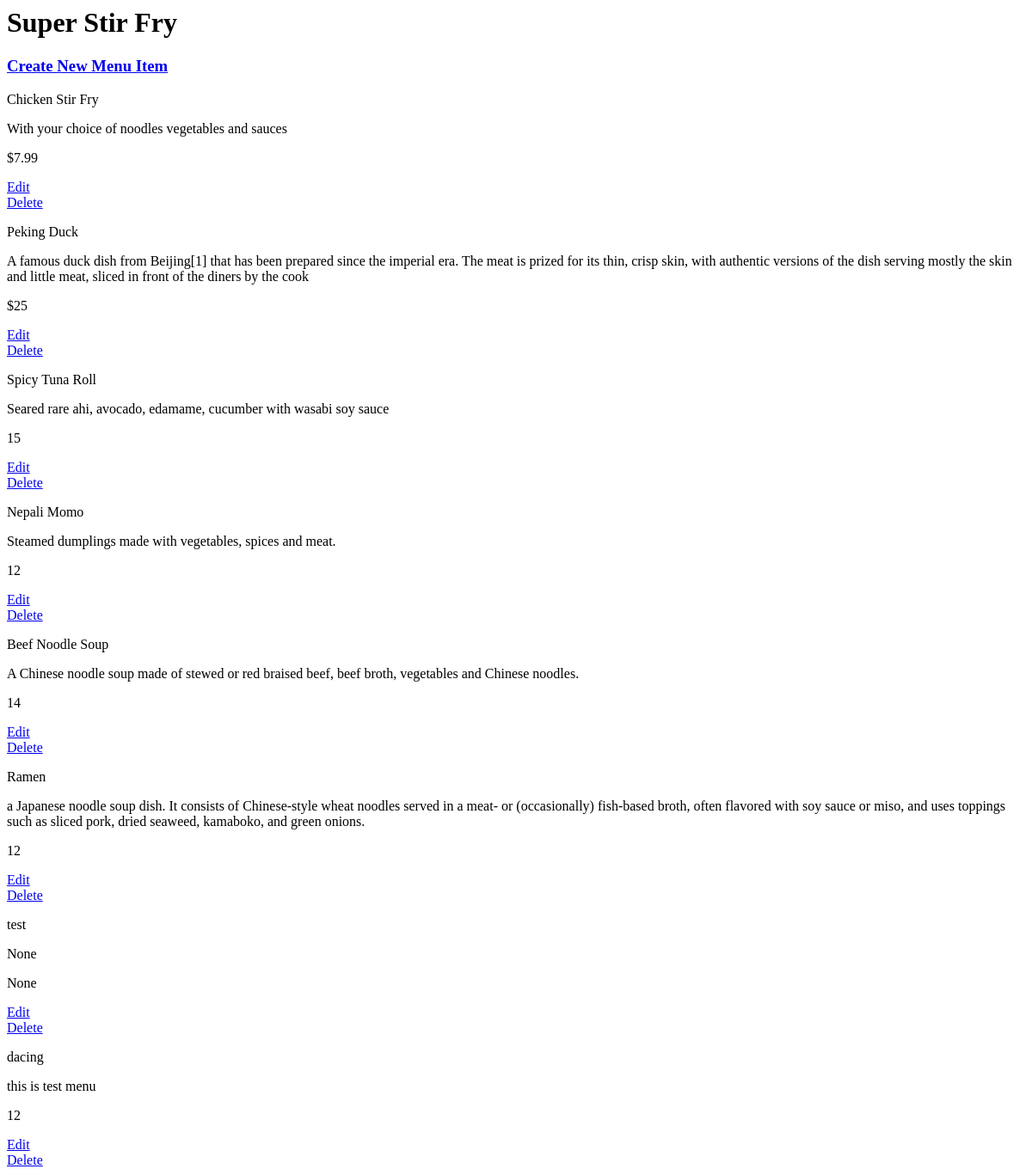
Before: /restaurants/2 with the older database file.
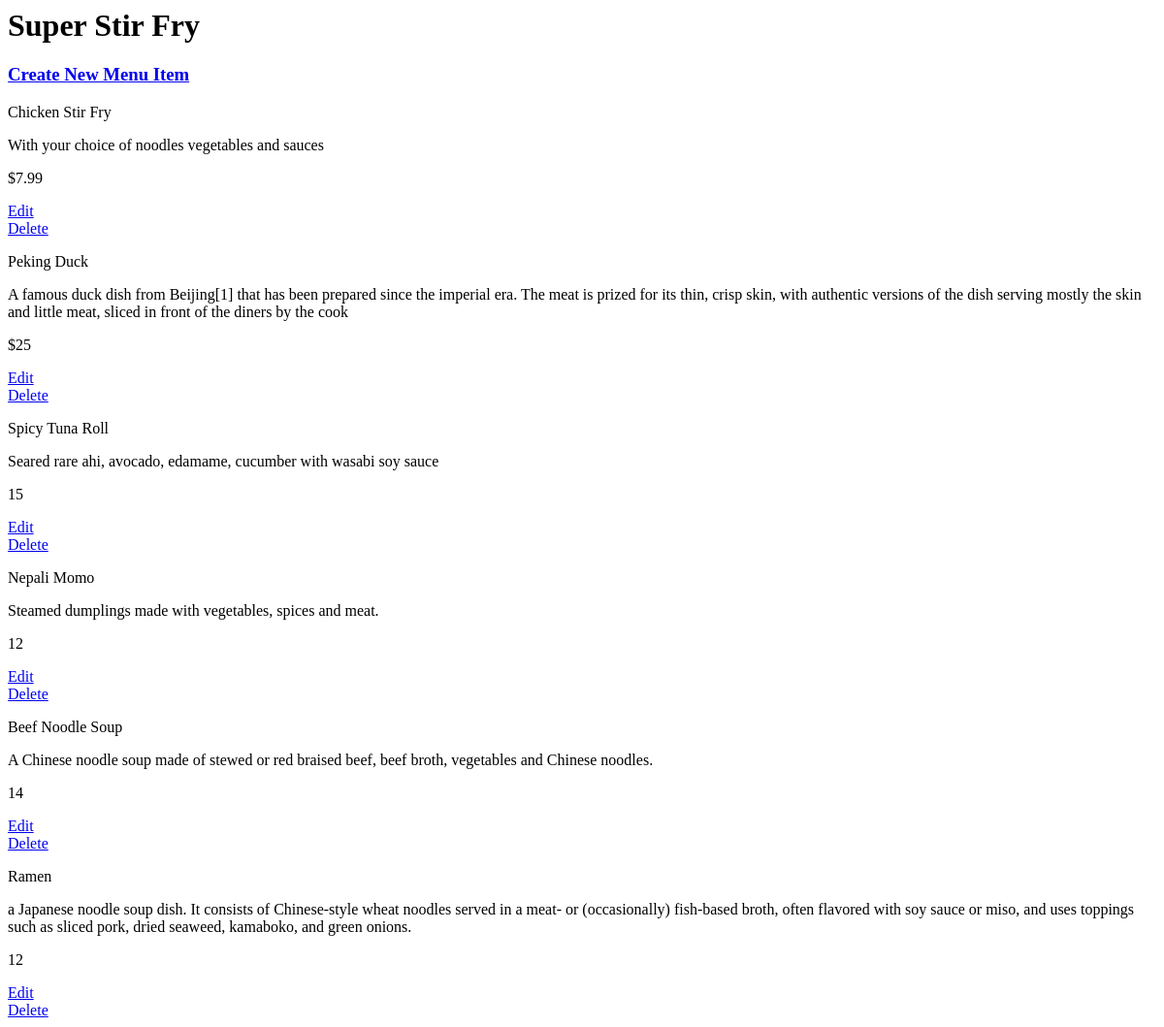
After: the same page with the newer database file.
### database_setup.py (models this page shows)
class Restaurant(Base):
    __tablename__ = 'restaurant'
    id = Column(Integer, primary_key=True)
    name = Column(String(250), nullable=False)

class MenuItem(Base):
    __tablename__ = 'menu_item'
    name = Column(String(80), nullable=False)
    id = Column(Integer, primary_key=True)
    description = Column(String(250))
    price = Column(String(8))
    course = Column(String(250))
    restaurant_id = Column(Integer, ForeignKey('restaurant.id'))
    restaurant = relationship(Restaurant)

### app.py (the view)
@app.route("/")
@app.route("/restaurants/<int:restaurant_id>")
def restaurantMenu(restaurant_id):
    restaurant = session.query(Restaurant).filter_by(id = restaurant_id).one()
    items = session.query(MenuItem).filter_by(restaurant_id = restaurant_id)
    return render_template('menu.html', restaurant=restaurant, items=items)

### templates/menu.html (shortened to what this page needs)
<html>
<body>
<h1>{{restaurant.name}}</h1>
<h3><a href="{{ url_for('newMenuItem', restaurant_id=restaurant.id) }}">Create New Menu Item</a></h3>
{% for i in items %}
<div>
<p>{{i.name}}</p>
<p>{{i.description}}</p>
<p> {{i.price}} </p>
<a href="{{url_for('editMenuItem', restaurant_id = restaurant.id, menu_id = i.id) }}">Edit</a>
<a href = "{{url_for('deleteMenuItem', restaurant_id = restaurant.id, menu_id = i.id ) }}">Delete</a>
</div>
{% endfor %}
</body>
</html>

Changed rows visible on the page:
removed MenuItem: name "test", description "None", price "None"
removed MenuItem: name "dacing", description "this is test menu", price "12"
